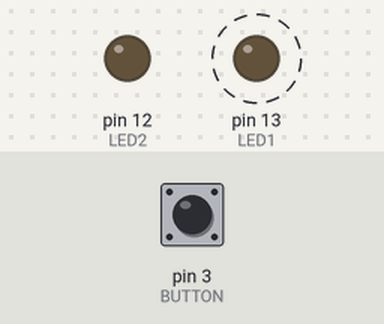
Simulated run of this sketch. Board: Arduino Uno, built with avr-gcc and run on an emulated ATmega328P. Parts: output pins drawn as LEDs (lit = HIGH). Dashed ring = blinking. The inputs (shaded band) are chosen by the test bench; at power-on: pin 3 (BUTTON) LOW. What the sketch prints to the serial monitor is not drawn.

Above: at 1.2 s.
1.3 s: pin 3 (BUTTON) pulled HIGH for 0.15 s
At 1.37 s:
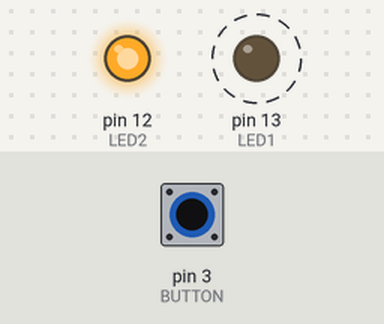
4.3 s: pin 3 (BUTTON) pulled HIGH for 1 s
At 6.8 s:
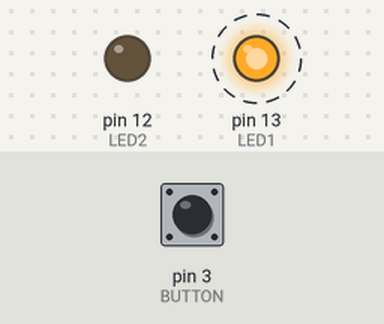
7.3 s: pin 3 (BUTTON) pulled HIGH for 3.2 s
At 8.8 s:
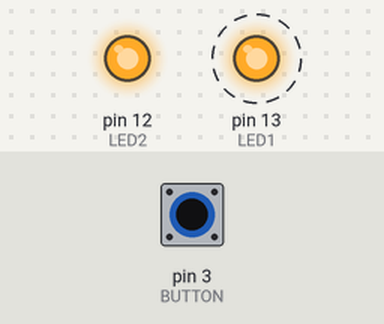
Timing chart, 0 to 18.0 s (numbered marks = the images above; inputs shaded):
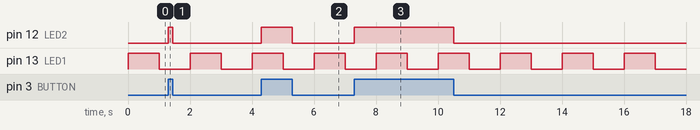

The sketch:

callback.ino
```cpp
#define LED1 13
#define LED2 12
#define BUTTON 3
volatile int delayTime=1000;

void setup() {
  pinMode(LED1, OUTPUT);
  pinMode(LED2, OUTPUT);
  attachInterrupt(1, ledOn, CHANGE);
  Serial.begin(9600);
}

void loop() {
  digitalWrite(LED1, HIGH);
  delay(1000);
  digitalWrite(LED1, LOW);
  delay(1000);
}

void ledOn(){
  if(digitalRead(BUTTON)){
    digitalWrite(LED2, HIGH);
    Serial.print("LED ON");
  }
  else digitalWrite(LED2, LOW);
}
```

Measured:
- after the input at 1.3 s, pin 12 (LED2): LOW → HIGH at once, → LOW 0.15 s later
- after the input at 4.3 s, pin 12 (LED2): LOW → HIGH at once, → LOW 1.0 s later
- after the input at 7.3 s, pin 12 (LED2): LOW → HIGH at once, → LOW 3.2 s later
- by itself, pin 13 (LED1): alternates HIGH for 1.0 s and LOW for 1.0 s
